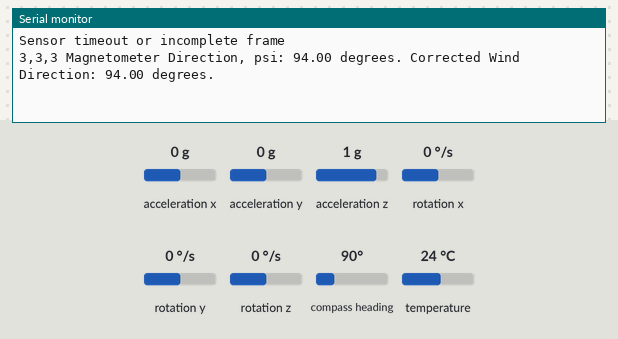
Recording of a sketch running on a simulated Arduino Uno, built with avr-gcc and run on an emulated ATmega328P. Shown: the last lines printed to the serial monitor. The inputs (shaded band) are chosen by the test bench; at power-on: acceleration x 0 g, acceleration y 0 g, acceleration z 1 g, rotation x 0 °/s, rotation y 0 °/s, rotation z 0 °/s, compass heading 90°, temperature 24 °C.

Above: at 1.2 s.
1.3 s: acceleration x set to -1.4 g
At 2.6 s:
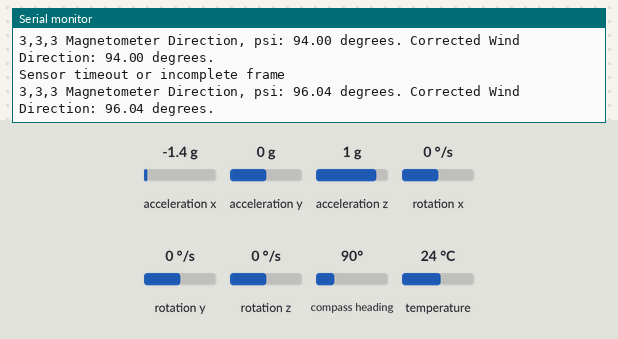
2.8 s: acceleration y set to -1.4 g
At 4.1 s:
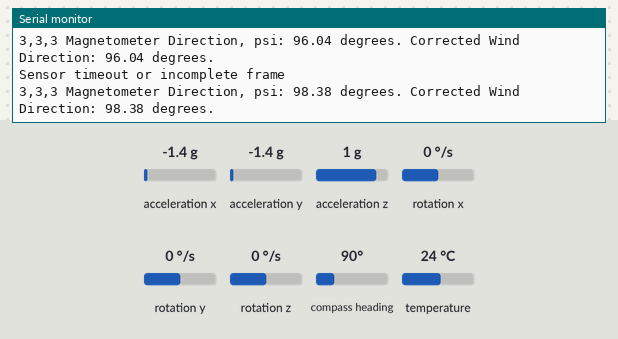
4.3 s: acceleration z set to -1.4 g
At 5.2 s:
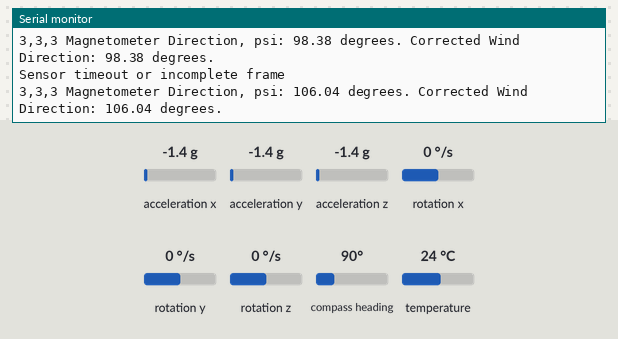
5.8 s: rotation x set to -192 °/s
At 5.8 s:
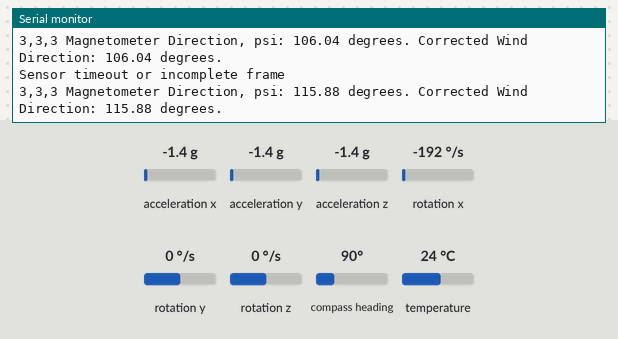
7.3 s: rotation y set to -192 °/s
At 8.9 s:
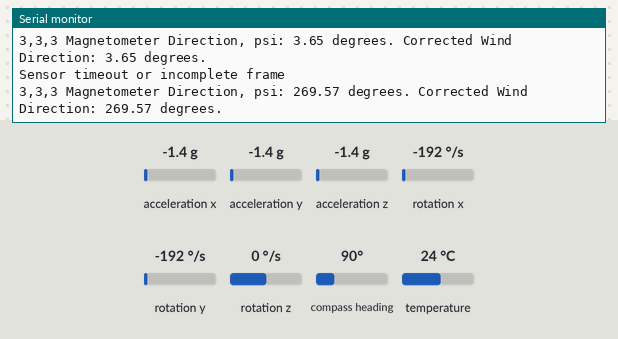
Timing chart, 0 to 9.8 s (numbered marks = the images above; inputs shaded):
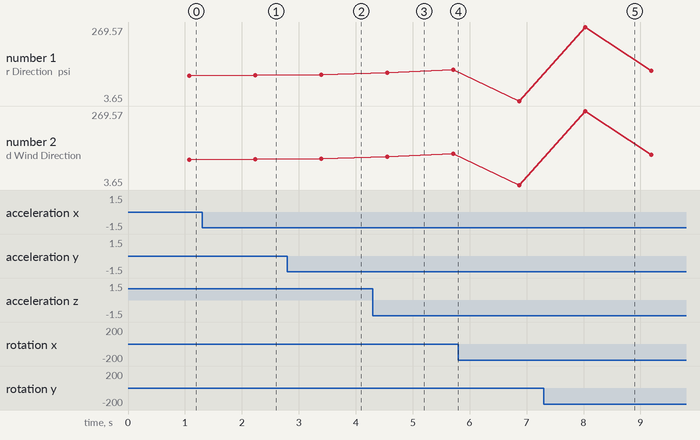

The sketch:

ESP32AnemometerWithCorrectedDirection.ino
```cpp
#include <SoftwareSerial.h>
#include <Wire.h>
#include <Adafruit_Sensor.h>
#include <Adafruit_BNO055.h>
#include <utility/imumaths.h>
#include <math.h>

float thetaM;
float phiM;
float thetaFold=0;
float thetaFnew;
float phiFold=0;
float phiFnew;

float thetaG=0;
float phiG=0;

float theta;
float phi;

float thetaRad;
float phiRad;

float Xm;
float Ym;
float psi;


float dt;
unsigned long millisOld;


int Uncorrected_Wind_Direction;

#define BNO055_SAMPLERATE_DELAY_MS (100)

Adafruit_BNO055 myIMU = Adafruit_BNO055();

#define RE 4 //receiver enable GPIO
#define DE 0 //driver enable GPIO

const byte anemometer[] = {0x01, 0x03, 0x00, 0x00, 0x00, 0x02, 0xC4, 0x0B}; //same interrogation frame for both the anemometors

byte values[9];
SoftwareSerial mod(14, 13); //(RO, DI) both GPIO's

void clearSerialInputBuffer() {
  while (Serial.available() > 0) {
    char garbage_serial = Serial.read(); // Read and discard incoming data from serial input, necessary to prevent timing issue
  }
}

void clearmodInputBuffer() {
  while (mod.available() > 0) {
    char garbage_mod = mod.read(); // Read and discard incoming data from mod input (anemometer), necessary to prevent timing issue
  }
}


void setup()
{
  Serial.begin(115200);//changed to 115200 from 4800
  mod.begin(4800);
  pinMode(RE, OUTPUT);
  pinMode(DE, OUTPUT);
  myIMU.begin();
  delay(10);
  int8_t temp=myIMU.getTemp();
  myIMU.setExtCrystalUse(true);
  millisOld=millis();
  delay(10);
}

void loop()
{

  //BEGIN ANEMOMETER SECTION

  // Transmit the request to the sensor
  digitalWrite(DE, HIGH);
  digitalWrite(RE, HIGH);
  delay(10);

  mod.write(anemometer, sizeof(anemometer));
  //delay(1); //no shot this delay is needed

  digitalWrite(DE, LOW);
  digitalWrite(RE, LOW);
  delay(10);

  // Wait until we have the expected number of bytes or timeout
  unsigned long startTime = millis();
  while (mod.available() < 9 && millis() - startTime < 1000)
  {
    delay(1);
  }

  if (mod.available() >= 9)
  {
    // Read the response
    byte index = 0;
    while (mod.available() && index < 9)
    {
      values[index] = mod.read();
      Serial.print(values[index], HEX);
      Serial.print(" ");
      index++;
    }
    Serial.println();

    // Parse the Wind Speed value
    int Wind_Speed_Int = int(values[3] << 8 | values[4]); //converting this value is dependent on voltages of system, it seems. For me, changing what was given from how2electronics to the below conversion factor worked for me
    float Wind_Speed_kph = Wind_Speed_Int * 0.042696629213483; //obtained from using testo equipment and determing conversion factor

    Serial.print("Wind Speed: ");
    Serial.print(Wind_Speed_kph);
    Serial.println(" km/h");

    // Parse the Wind Direction value
    Uncorrected_Wind_Direction = int(values[5] << 8 | values[6]);
    Serial.print("Anemometer Direction: ");
    Serial.print(Uncorrected_Wind_Direction);
    Serial.println(" degrees");
  }
  else
  {
    Serial.println("Sensor timeout or incomplete frame");
  }

  Serial.flush(); //clean the pipes
  clearSerialInputBuffer();//call the clear function defined at the top
  mod.flush(); //clean the pipes
  clearmodInputBuffer();//call the clear function defined at the top

  delay(10); //delay to let settle

  //END ANEMOMETER SECTION


  //BEGIN COMPASS SECTION

  //this was said to only work up to about 45 degrees, so if the buoy tilts more than that the readings will likely not make sense,
  //although, such a tilt is likely outisde the operational range anyways.

  uint8_t system, gyro, accel, mg = 0; //I think calibrating is happening in the background, this just reads values locally
  myIMU.getCalibration(&system, &gyro, &accel, &mg);
  imu::Vector<3> acc =myIMU.getVector(Adafruit_BNO055::VECTOR_ACCELEROMETER);
  imu::Vector<3> gyr =myIMU.getVector(Adafruit_BNO055::VECTOR_GYROSCOPE);
  imu::Vector<3> mag =myIMU.getVector(Adafruit_BNO055::VECTOR_MAGNETOMETER);

  thetaM=-atan2(acc.x()/9.8,acc.z()/9.8)/2/3.141592654*360;
  phiM=-atan2(acc.y()/9.8,acc.z()/9.8)/2/3.141592654*360;
  phiFnew=.95*phiFold+.05*phiM;
  thetaFnew=.95*thetaFold+.05*thetaM;

  dt=(millis()-millisOld)/1000.;
  millisOld=millis();
  theta=(theta+gyr.y()*dt)*.95+thetaM*.05;
  phi=(phi-gyr.x()*dt)*.95+ phiM*.05;
  thetaG=thetaG+gyr.y()*dt;
  phiG=phiG-gyr.x()*dt;

  phiRad=phi/360*(2*3.141592654);
  thetaRad=theta/360*(2*3.141592654);

  Xm=mag.x()*cos(thetaRad)-mag.y()*sin(phiRad)*sin(thetaRad)+mag.z()*cos(phiRad)*sin(thetaRad);
  Ym=mag.y()*cos(phiRad)+mag.z()*sin(phiRad);

  psi=(atan2(Ym,Xm)/(2*3.141592654)*360)+4;//added 4 at the end to make it geographic north from local declionation ~4 degrees
  //TODO: make algorithm so people can make the +4 to whatever they need without trial and error, as ~4 degree decliation is for MKE specifically

  Serial.print(accel); //accelerometer calibration variable, I believe
  Serial.print(",");
  Serial.print(gyro); //gyro calibration variable, I believe
  Serial.print(",");
  Serial.print(mg); //magnetometer calibration variable, I believe
  //Serial.print(",");
  //Serial.print(system); //system calibration variable, I believe
  //Serial.print(",");
  if (psi < 0){ //converts values from range -180 <= psi <= 180, to 0 <= psi <= 360 for further processing
    psi += 360;
  }
  Serial.print(" Magnetometer Direction, psi: ");
  Serial.print(psi); //this is our angle direction from 0 to 360 from magnetometer
  Serial.print(" degrees. ");

  float Corrected_Wind_Direction = psi + Uncorrected_Wind_Direction; //corrects wind direction
  if (Corrected_Wind_Direction > 360){ //fixes issue if we go "around the origin" and get a value above 360
    Corrected_Wind_Direction -= 360;
  }
  Serial.print("Corrected Wind Direction: ");
  Serial.print(Corrected_Wind_Direction); //this is our angle direction from 0 to 360 from magnetometer
  Serial.println(" degrees.");


  phiFold=phiFnew;
  thetaFold=thetaFnew;


  delay(BNO055_SAMPLERATE_DELAY_MS);

  //END COMPASS SECTION
} //end big for loop
```

Measured:
- after the input at 1.3 s, the serial monitor: prints a new line after 0.94 s (image 1)
- after the input at 2.8 s, the serial monitor: prints a new line after 0.59 s (image 2)
- after the input at 4.3 s, the serial monitor: prints a new line after 0.25 s (image 3)
- after the input at 7.3 s, the serial monitor: prints a new line after 0.73 s (image 5)
- plotted number 1: 94 → 96.04 after the input at 1.3 s, 96.04 → 98.38 after the input at 2.8 s, 98.38 → 115.88 after the input at 4.3 s, 115.88 → 3.65 after the input at 5.8 s, 3.65 → 112.28 after the input at 7.3 s
- plotted number 2: 94 → 96.04 after the input at 1.3 s, 96.04 → 98.38 after the input at 2.8 s, 98.38 → 115.88 after the input at 4.3 s, 115.88 → 3.65 after the input at 5.8 s, 3.65 → 112.28 after the input at 7.3 s
